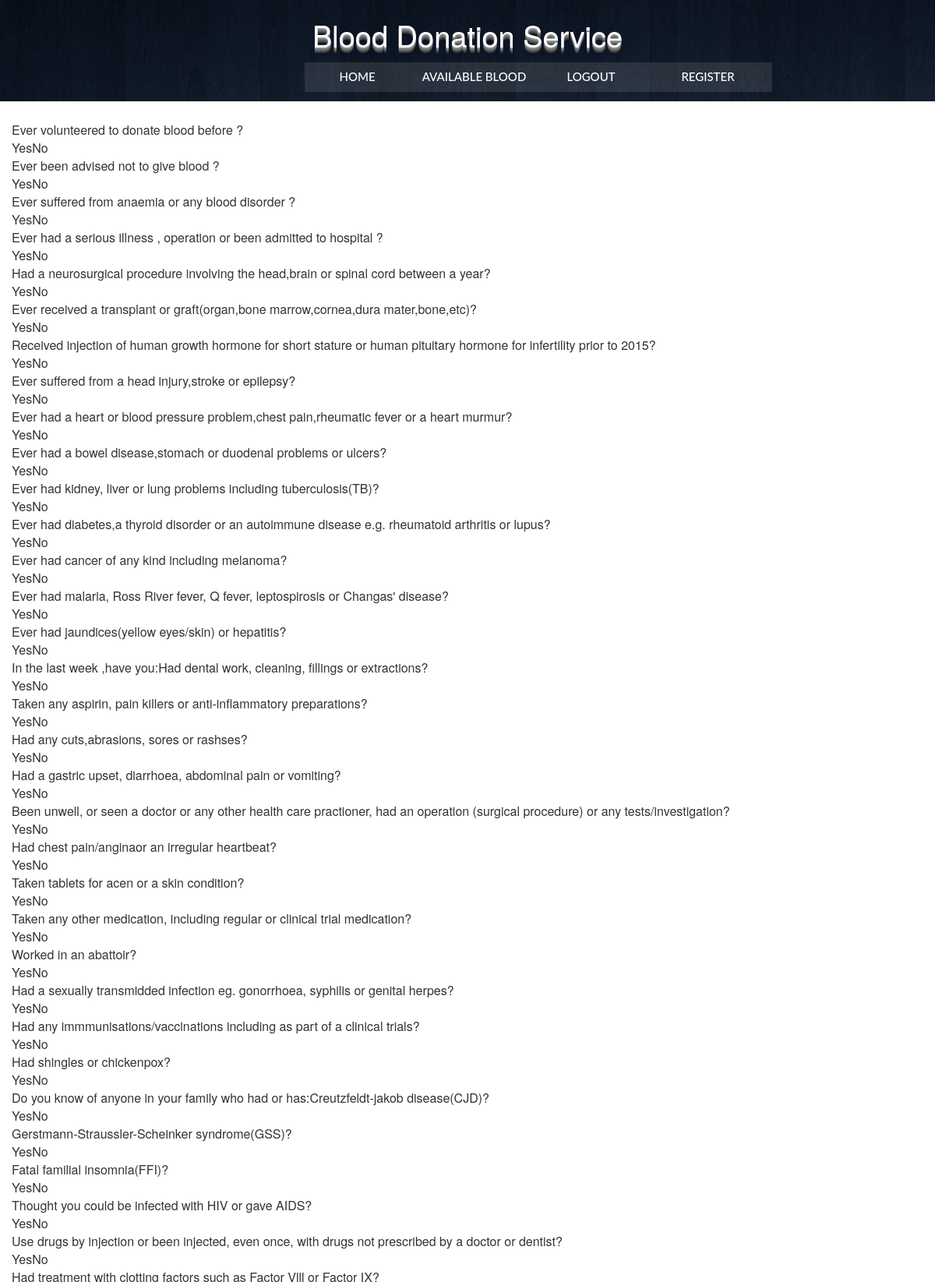
The page /eligibility.php?userid=4&gender=1 (signed in, upper part) on the database its author committed.
### tables this page shows
CREATE TABLE IF NOT EXISTS `tbl_bd_eligibility` (
`id` int(11) NOT NULL,
  `description` varchar(200) NOT NULL,
  `gender` bigint(11) NOT NULL,
  `is_right` bigint(11) NOT NULL
);

### eligibility.php (the view, shortened to what this page needs)
<?php
	require_once("header.php");
?>
	<div id = "banner">
		<form class = "frm" method = "POST">
			<table>
				<tbody>
					<?php
						 if(isset($_GET['gender']))
						{
							$gender = $_GET['gender'];
							$qry = "SELECT * FROM tbl_bd_eligibility WHERE gender in (3,$gender)";
							$result = mysql_query($qry) or die('Error SQL 1 :' .mysql_error());
							$i = 0;
							while($data = mysql_fetch_assoc($result))
							{
								echo '<tr><td>'.$data['description'].'</td><td><input type = "hidden" name = "txteli_'.$i.'" value = "'.$data['id'].'"></tr></td>
								<tr><td><input type = "radio" name = "rdoans_'.$i.'" value = "1">Yes<input type = "radio" name = "rdoans_'.$i.'" value = "2">No</td></tr>';
								$i++;
							}
						}
					?>
				</tbody>
			</table>
		</form>
	</div>
<?php
	require_once("footer.php");
?>

### css/style.css (style rules this page uses)
body { background: #f0f0f0; }
* { margin:0;padding:0; }
div { margin-bottom:10px; }
#banner { clear:both; }
.frm { padding: 15px 15px 15px 15px; }

### rows shown on the page
tbl_bd_eligibility: description "Ever volunteered to donate blood before ?"
tbl_bd_eligibility: description "Ever been advised not to give blood ?"
tbl_bd_eligibility: description "Ever suffered from anaemia or any blood disorder ?"
tbl_bd_eligibility: description "Ever had a serious illness , operation or been admitted to hospital ?"
tbl_bd_eligibility: description "Had a neurosurgical procedure involving the head,brain or spinal cord between a year?"
tbl_bd_eligibility: description "Ever received a transplant or graft(organ,bone marrow,cornea,dura mater,bone,etc)?"
tbl_bd_eligibility: description "Received injection of human growth hormone for short stature or human pituitary hormone for infertility prior to 2015?"
tbl_bd_eligibility: description "Ever suffered from a head injury,stroke or epilepsy?"
tbl_bd_eligibility: description "Ever had a heart or blood pressure problem,chest pain,rheumatic fever or a heart murmur?"
tbl_bd_eligibility: description "Ever had a bowel disease,stomach or duodenal problems or ulcers?"
tbl_bd_eligibility: description "Ever had kidney, liver or lung problems including tuberculosis(TB)?"
tbl_bd_eligibility: description "Ever had diabetes,a thyroid disorder or an autoimmune disease e.g. rheumatoid arthritis or lupus?"
tbl_bd_eligibility: description "Ever had cancer of any kind including melanoma?"
tbl_bd_eligibility: description "Ever had malaria, Ross River fever, Q fever, leptospirosis or Changas' disease?"
tbl_bd_eligibility: description "Ever had jaundices(yellow eyes/skin) or hepatitis?"
tbl_bd_eligibility: description "In the last week ,have you:Had dental work, cleaning, fillings or extractions?"
tbl_bd_eligibility: description "Taken any aspirin, pain killers or anti-inflammatory preparations?"
tbl_bd_eligibility: description "Had any cuts,abrasions, sores or rashses?"
tbl_bd_eligibility: description "Had a gastric upset, diarrhoea, abdominal pain or vomiting?"
tbl_bd_eligibility: description "Been unwell, or seen a doctor or any other health care practioner, had an operation (surgical procedure) or any tests/investigation?"
tbl_bd_eligibility: description "Had chest pain/anginaor an irregular heartbeat?"
tbl_bd_eligibility: description "Taken tablets for acen or a skin condition?"
tbl_bd_eligibility: description "Taken any other medication, including regular or clinical trial medication?"
tbl_bd_eligibility: description "Worked in an abattoir?"
tbl_bd_eligibility: description "Had a sexually transmidded infection eg. gonorrhoea, syphilis or genital herpes?"
tbl_bd_eligibility: description "Had any immmunisations/vaccinations including as part of a clinical trials?"
tbl_bd_eligibility: description "Had shingles or chickenpox?"
tbl_bd_eligibility: description "Do you know of anyone in your family who had or has:Creutzfeldt-jakob disease(CJD)?"
tbl_bd_eligibility: description "Gerstmann-Straussler-Scheinker syndrome(GSS)?"
tbl_bd_eligibility: description "Fatal familial insomnia(FFI)?"
tbl_bd_eligibility: description "Thought you could be infected with HIV or gave AIDS?"
tbl_bd_eligibility: description "Use drugs by injection or been injected, even once, with drugs not prescribed by a doctor or dentist?"
